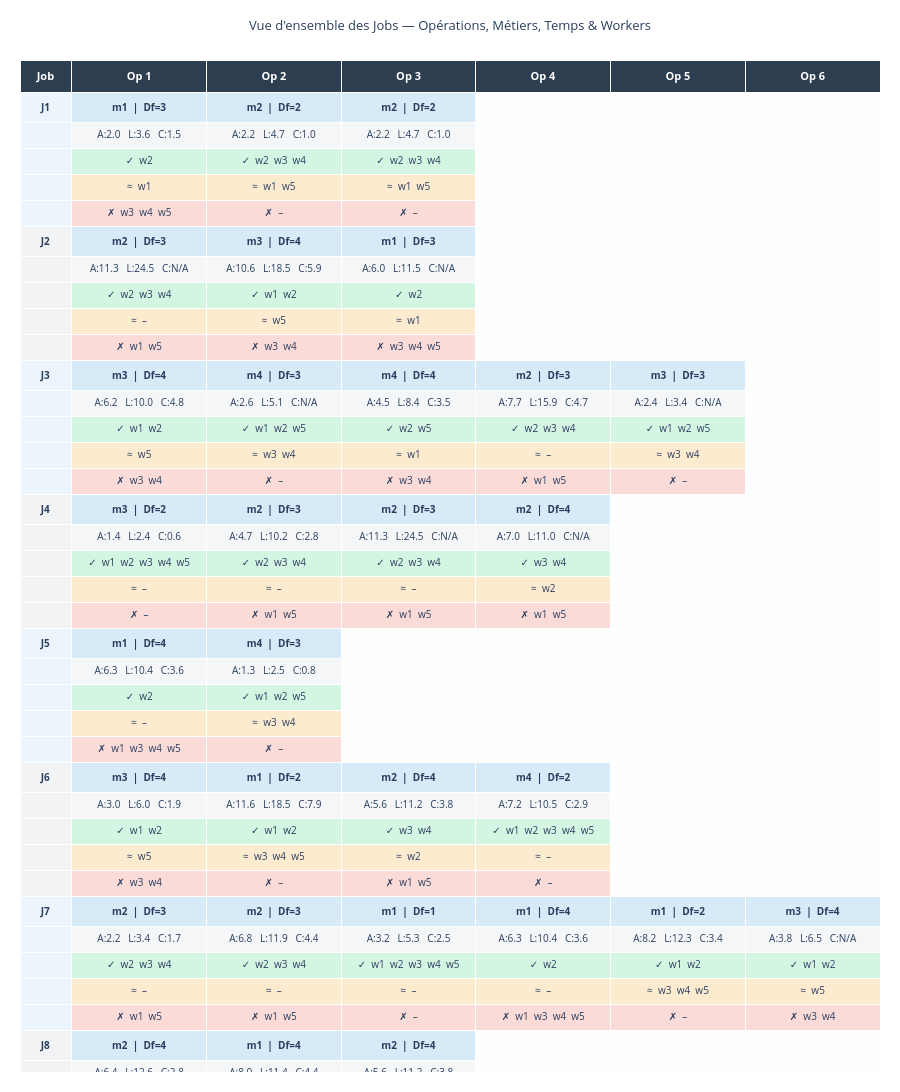

The notebook cell saved with this chart:
### Code cell
instance.visualize_jobs_overview()

### Figure 1 — Plotly figure (JSON) as saved in the notebook; plotly's stock layout.template omitted (floating-point values rounded to 4 significant figures; data arrays with more than 128 entries replaced by an {"elided": "..."} marker saying what was removed)
{"data": [{"cells": {"align": "center", "fill": {"color": {"elided": "7x50 str values"}}, "font": {"size": 10}, "height": 26, "values": {"elided": "7x50 str values"}}, "columnwidth": [50, 130, 130, 130, 130, 130, 130], "header": {"align": "center", "fill": {"color": "#2C3E50"}, "font": {"color": "white", "size": 11}, "height": 32, "values": ["<b>Job</b>", "<b>Op 1</b>", "<b>Op 2</b>", "<b>Op 3</b>", "<b>Op 4</b>", "<b>Op 5</b>", "<b>Op 6</b>"]}, "type": "table"}], "layout": {"height": 1520, "margin": {"b": 20, "l": 20, "r": 20, "t": 60}, "title": {"font": {"size": 13}, "text": "Vue d'ensemble des Jobs — Opérations, Métiers, Temps & Workers", "x": 0.5}}}
